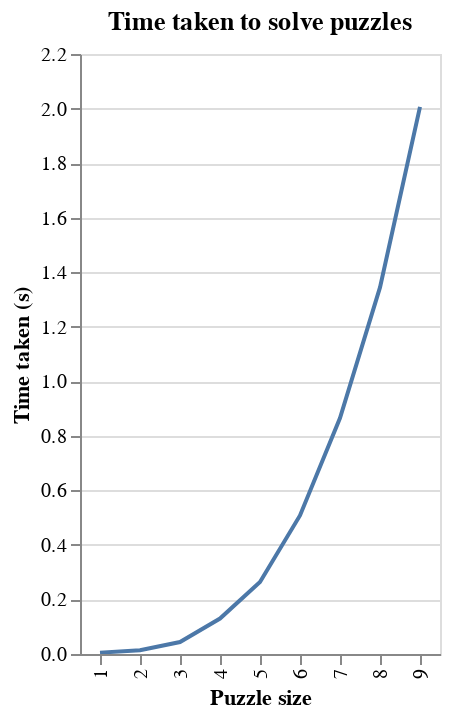

Here is the notebook cell this chart was saved with:
### Code cell
chart = alt.Chart(df).mark_line().encode(
    alt.X('size', type='ordinal', title='Puzzle size'),
    alt.Y('time', type='quantitative', title='Time taken (s)'),
).properties(title='Time taken to solve puzzles').interactive()
chart.show()

### Figure 1 — Vega-Lite specification as saved in the notebook (floating-point values rounded to 4 significant figures)
{"config": {"view": {"continuousWidth": 300, "continuousHeight": 300}}, "data": {"name": "data-9a83e0c05d037b441a326a53db5f79e6"}, "mark": {"type": "line"}, "encoding": {"x": {"field": "size", "title": "Puzzle size", "type": "ordinal"}, "y": {"field": "time", "title": "Time taken (s)", "type": "quantitative"}}, "params": [{"name": "param_3", "select": {"type": "interval", "encodings": ["x", "y"]}, "bind": "scales"}], "title": "Time taken to solve puzzles", "$schema": "https://vega.github.io/schema/vega-lite/v5.17.0.json", "datasets": {"data-9a83e0c05d037b441a326a53db5f79e6": [{"time": 0.005, "rules": 1027, "atoms": 623, "difficulty": "Very easy", "puzzle": "param_gen1.db", "size": 1}, {"time": 0.014, "rules": 8925, "atoms": 1471, "difficulty": "Very easy", "puzzle": "param_gen2.db", "size": 2}, {"time": 0.044, "rules": 33444, "atoms": 2508, "difficulty": "Very easy", "puzzle": "param_gen3.db", "size": 3}, {"time": 0.13, "rules": 83869, "atoms": 4175, "difficulty": "Easy", "puzzle": "param_gen4.db", "size": 4}, {"time": 0.264, "rules": 175770, "atoms": 5776, "difficulty": "Easy", "puzzle": "param_gen5.db", "size": 5}, {"time": 0.508, "rules": 311504, "atoms": 8037, "difficulty": "Medium", "puzzle": "param_gen6.db", "size": 6}, {"time": 0.865, "rules": 502678, "atoms": 10676, "difficulty": "Medium", "puzzle": "param_gen7.db", "size": 7}, {"time": 1.344, "rules": 752680, "atoms": 13963, "difficulty": "Hard", "puzzle": "param_gen8.db", "size": 8}, {"time": 2.006, "rules": 1090672, "atoms": 17130, "difficulty": "Harder", "puzzle": "param_gen9.db", "size": 9}]}}
